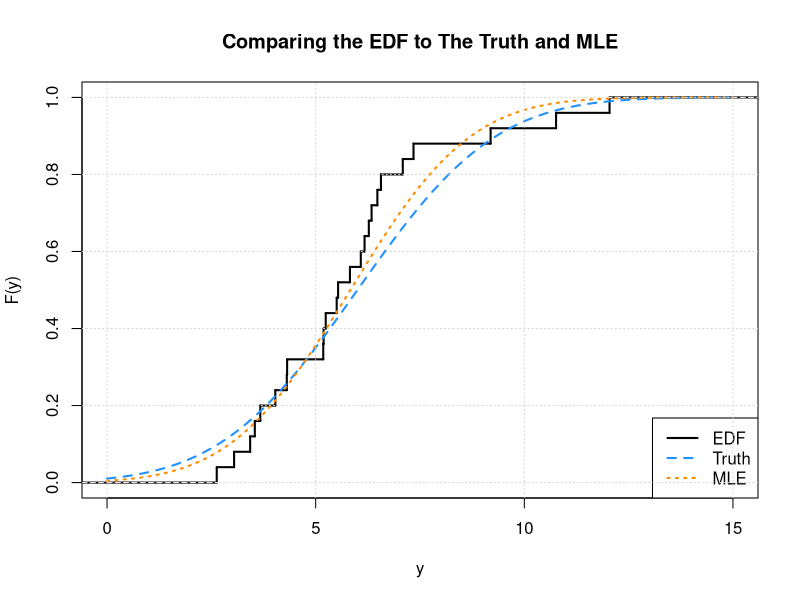

Generate this figure with R:
## ---- chunk 1
knitr::opts_chunk$set(echo = TRUE, fig.align = "center", cache = TRUE, autodep = TRUE)
## ---- chunk 2
set.seed(66)
y = rnorm(n = 25, mean = 6, sd = 2.6) # generate sample
k = 4 # pick some k
head(y) # check data
## ---- chunk 3
# using the EDF
mean(y < k)
# using an estimated normal distribution (not quite using the MLE)
pnorm(q = k, mean = mean(y), sd = sd(y))
# using the true (but assumed unknown) CDF
pnorm(q = k, mean = 6, sd = 2.6) 
## ---- chunk 4
plot(ecdf(y), 
     col.01line = "white", verticals = TRUE, do.points = FALSE, 
     xlim = c(0, 15), lwd = 2, lty = 1, ylab = "F(y)", xlab = "y",
     main = "Comparing the EDF to The Truth and MLE")
curve(pnorm(x, mean = 6, sd = 2.6), 
      add = TRUE, xlim = c(0, 15), col = "dodgerblue", lty = 2, lwd = 2)
curve(pnorm(x, mean = mean(y), sd = sd(y)), 
      add = TRUE, xlim = c(0, 15), col = "darkorange", lty = 3, lwd = 2)
legend("bottomright", legend = c("EDF", "Truth", "MLE"),
  col = c("black", "dodgerblue", "darkorange"), lty = 1:3, lwd = 2)
grid()
